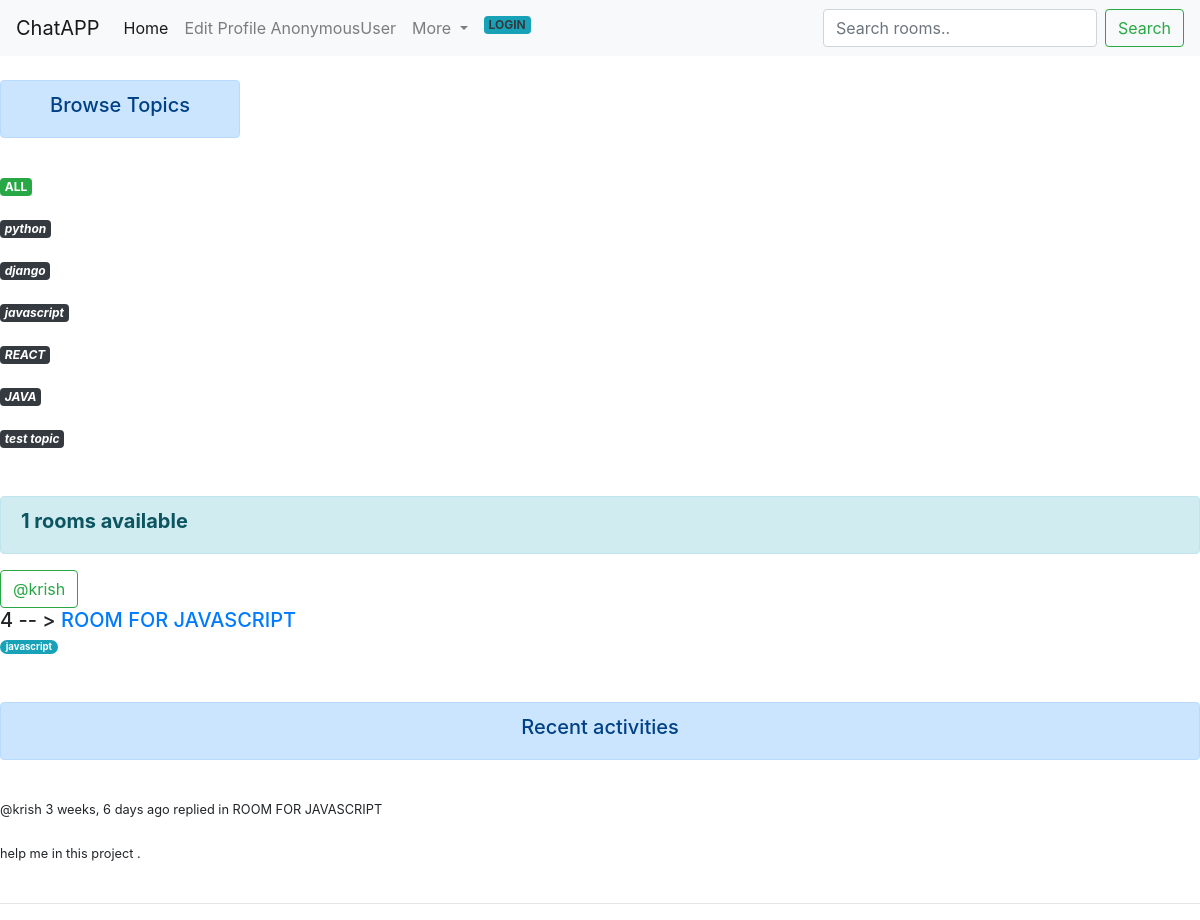
/?q=javascript, run on the app's committed database.
### base/models.py (models this page shows, shortened)
class Topic (models.Model):
    name = models.CharField(max_length=100)

class Room(models.Model):
    topic = models.ForeignKey(Topic , on_delete=models.SET_NULL , null=True) #topic can have many rooms but 1 room can only contain 1 topic
    name = models.CharField(max_length=250)
    description = models.TextField(null=True , blank=True)
    updated =models.DateTimeField(auto_now=True)
    created = models.DateTimeField(auto_now_add=True)
    host = models.ForeignKey(User,on_delete=models.SET_NULL , null=True )
    participants = models.ManyToManyField(User,related_name='participants' , blank=True)
    def __str__(self):
       return self.name
    class Meta:
        ordering = ['-updated' , '-created']

class Message(models.Model):
    user =models.ForeignKey(User , on_delete=models.CASCADE) #user can create many ,essage but message is created by 1 user
    room = models.ForeignKey(Room , on_delete=models.CASCADE) #room can have many message but message can be inside 1 room
    body =models.TextField(null = True)
    updated =models.DateTimeField(auto_now=True)
    created = models.DateTimeField(auto_now_add=True)
    class Meta:
        ordering = ['-updated' , '-created']

### base/views.py (the view)
# urls.py: path('', views.Home, name='home'),
def Home(request):
    q = request.GET.get('q') if request.GET.get('q') != None   else ''
    rooms=Room.objects.filter(
        Q(topic__name__icontains=q) |
        Q(name__icontains=q) |
        Q(host__username__icontains=q)
        )
    room_count = rooms.count()
    topics =Topic.objects.all()
    messages = Message.objects.filter(Q(room__name__icontains = q)) # for getting all message
    context={'rooms':rooms , 'topics':topics , 'room_count':room_count , 'messages':messages}
    return render(request,'base/home.html',context)

### base/templates/base/home.html (shortened to what this page needs)
{% include 'base/nav.html' %}
{% block content %}
<br>
<div class="homecontainer ">
    <div >
       {% include 'base/topic_component.html' %}
    </div>
    <div>
        <div class="alert alert-info" role="alert">
            <h5> <b>    {{room_count}} rooms available</b> </h5>
            </div>
            {% include 'base/feed.html' %}
    </div>
    <div >
       {% include 'base/activity_component.html' %}
    </div>
{% endblock %}

### base/templates/base/topic_component.html (shortened to what this page needs)
<div class=" text-center    alert alert-primary" role="alert"">
    <h5>  Browse Topics </h5>
</div>
<br>
<a href="{% url 'home' %}" class="badge badge-success"> ALL </a>
<br>
<br>
    {% for topic in topics %}
    <a href="{% url 'home' %}?q={{topic.name}}" class="badge badge-dark"><i>{{topic.name}}</i>  </a>
    <br>
    <br>
    {% endfor %}
<br>
</div>

### base/templates/base/feed.html (shortened to what this page needs)
{% for room in rooms %}
   <span><a  href="{% url 'profile'  room.host.id  %}"><button type="button" class="btn btn-outline-success"> @{{room.host.username}} </button></a>   </span>
<h5>  {{room.id}} -- > <a href="{% url 'room' room.id %}" > {{room.name}} </a> </h5>
<small><span class="badge badge-pill badge-info">{{room.topic.name}} </span></small>
<br>
<br>
<br>
{% endfor %}

### base/templates/base/activity_component.html (shortened to what this page needs)
 <div class="text-center alert alert-primary" role="alert"><h5> Recent activities </h5></div>
 <br>
 {% for message in messages %}
 <div>
     <small> @{{message.user}} {{message.created |timesince}} ago </small>
     <small> replied in {{message.room}}</small>
     <br>
     <br>
     <small> {{message.body}}  </small>
     <br>
     <br>
     <hr>
 </div>
 {% endfor %}

### base/templates/base/home.html (style rules this page uses)
.homecontainer { display:grid; grid-template-columns: 1fr 3fr 1fr ; }

### data on the page
Topic: name "python"
Topic: name "django"
Topic: name "javascript"
Topic: name "REACT"
Topic: name "JAVA"
Topic: name "test topic"
Room: host.username "krish", id "4", name "ROOM FOR JAVASCRIPT", topic.name "javascript"
Message: user "krish", created "3 weeks, 6 days", room "ROOM FOR JAVASCRIPT", body "help me in this project ."

### other printed values
{{ request.user }} "AnonymousUser"
{{ room_count }} "1"
